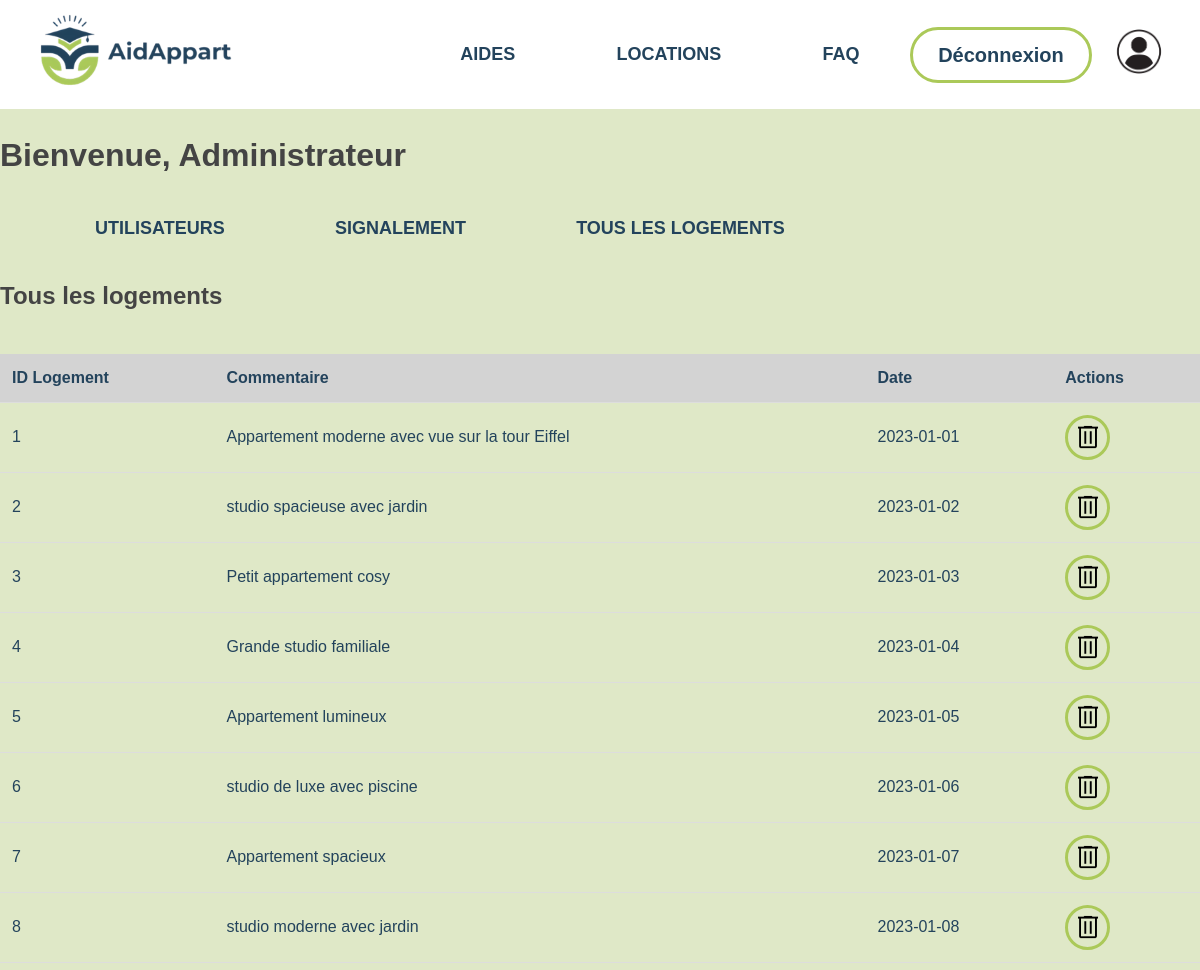
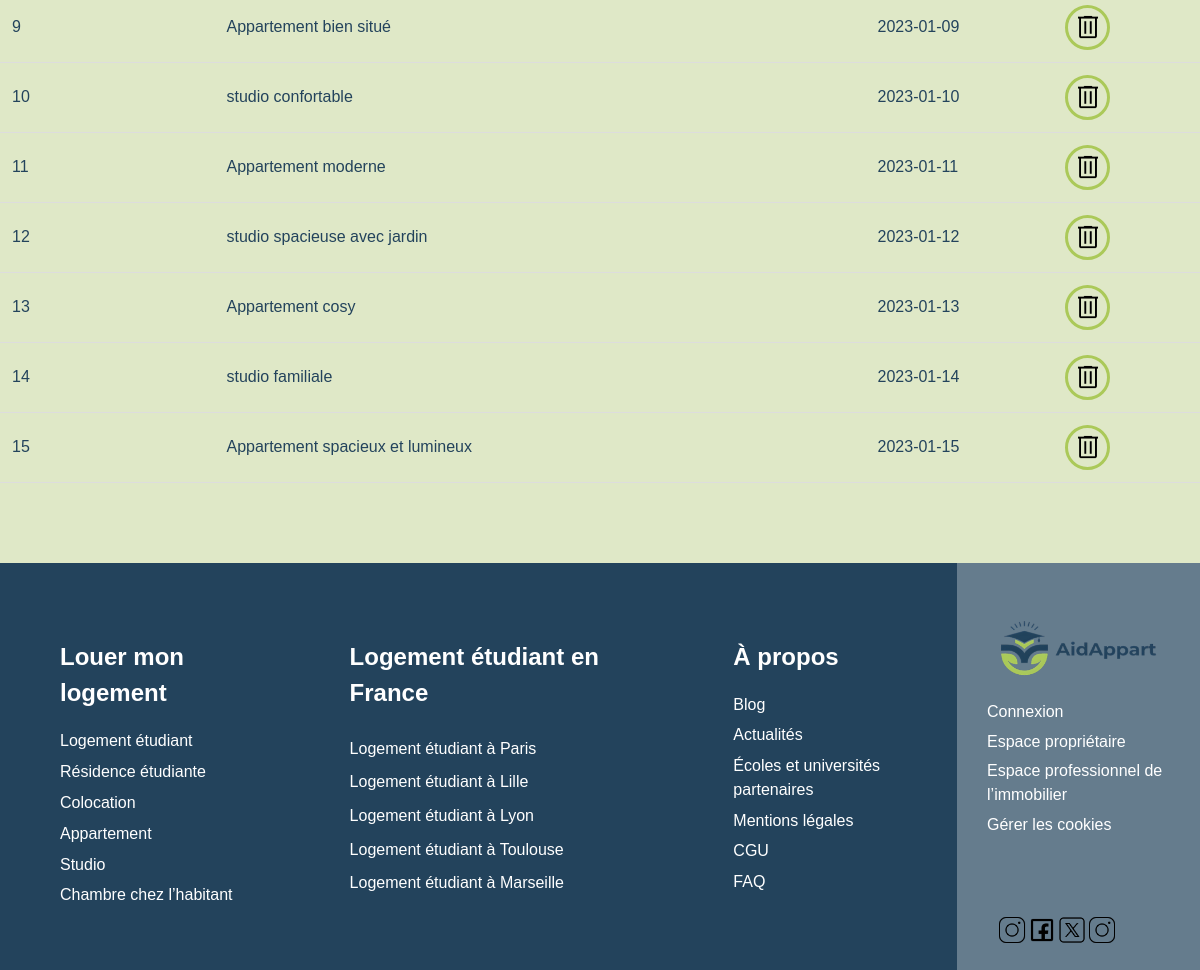
The page /?controller=admin&action=admin&page=AllLogement (signed in) on the database its author committed (2 pictures, top to bottom).
### tables this page shows
CREATE TABLE Logement (
    id INT PRIMARY KEY AUTO_INCREMENT,
    type VARCHAR(255) NOT NULL,
    surface INT NOT NULL,
    proprietaire INT NOT NULL,
    loyer INT NOT NULL,
    charges INT NOT NULL,
    creer_a DATE NOT NULL,
    adresse INT NOT NULL,
    est_meuble BOOLEAN NOT NULL,
    a_WIFI BOOLEAN NOT NULL,
    est_accessible_PMR BOOLEAN NOT NULL,
    nb_pieces INT NOT NULL,
    a_parking BOOLEAN NOT NULL,
    description TEXT NOT NULL,
    FOREIGN KEY (proprietaire) REFERENCES Personne(id) ON DELETE CASCADE
);

### Controllers/Controller_admin.php (called while the page is built, shortened)
<?php
class Controller_admin extends Controller {
    public function action_admin() {
        $users = $this->get_users_with_roles();
        $allLogements = $this->allLogement();
        $reportedLogements = $this->get_reported_logements();
        $data = ["erreur" => false,
                 "users" => $users,
                 "reportedLogements" => $reportedLogements,
                 "allLogements" => $allLogements];
        $this->render("admin", $data);
    }
    public function allLogement() {
        $model = Model::getModel();
        $allLogements = $model->selectAllFromTable("Logement");
        return $allLogements;
    }
    public function get_users_with_roles() {
        $usersWithRoles = [];
        return $usersWithRoles;
    }
    public function get_reported_logements() {
        $model = Model::getModel();
        $reportedLogements = $model->getReportedLogements();
        return $reportedLogements;
    }
}
?>

### Models/Model.php (called while the page is built, shortened)
<?php
require_once 'Utils/config.php';
class Model {
    private $db;
    private static $instance = null;
    private function __construct() {
        global $servername, $username, $password, $dbname;
        $this->db = new PDO("mysql:host=$servername;dbname=$dbname", $username, $password);
        $this->db->setAttribute(PDO::ATTR_ERRMODE, PDO::ERRMODE_EXCEPTION);
        $this->db->query("SET NAMES 'utf8'");
    }
    public static function getModel() {
        if (self::$instance === null) {
            self::$instance = new self();
        }
        return self::$instance;
    }
    public function selectAllFromTable($table) {
        if ($table == 'Personne') {
            $stmt = $this->db->query("SELECT * FROM " . $table . " WHERE etat='actif'");
        } else {
            $stmt = $this->db->query("SELECT * FROM " . $table);
        }
        return $stmt->fetchAll(PDO::FETCH_ASSOC);
    }
}
?>

### Utils/config.php (called while the page is built, shortened)
<?php
$environment = (getenv('SERVER_NAME') == 'localhost') ? 'local' : 'production';
if ( $environment == "local") {
    $servername = 'localhost';
    $username = 'default_user';
    $password = 'AidappartNova';
    $dbname = 'aidappart';
} else {
    $servername = getenv("MYSQL_HOST");
    $username = getenv("MYSQL_USER");
    $password = getenv("MYSQL_PASSWORD");
    $dbname = getenv("MYSQL_DATABASE");
}
?>

### Views/view_admin.php (the view, shortened to what this page needs)
<?php
require_once('Layout/view_header.php');?>
<!DOCTYPE html>
<html lang="en">
<head>
    <link rel="stylesheet" href="Content/css/index.css">
    <link rel="stylesheet" href="Content/css/stylesheet.css">
    <link rel="stylesheet" href="Content/css/admin.css">
</head>
<body>
    <h1>Bienvenue, Administrateur</h1>
    <div class="navbar-menu" id="navbarMenu">
        <ul class="navbar-links">
            <li><a href="?controller=admin&action=admin&page=Utilisateurs">Utilisateurs</a></li>
            <li><a href="?controller=admin&action=admin&page=Signalement">Signalement</a></li>
            <li><a href="?controller=admin&action=admin&page=AllLogement">Tous les logements</a></li>
        </ul>
    </div>
<?php
    if (isset($_GET['page'])) {
        switch ($_GET['page']) {
            case 'AllLogement':
                echo '<h2>Tous les logements</h2>';
                echo '<table>';
                echo '<tr>';
                echo '<th>ID Logement</th>';
                echo '<th>Commentaire</th>';
                echo '<th>Date</th>';
                echo '<th>Actions</th>';
                echo '</tr>';
                foreach ($data['allLogements'] as $logement) {
                    echo "<tr>";
                    echo "<div onclick=\"window.location.href='?controller=annonces&action=annonces&id={$logement['id']}'\" style='cursor:pointer;'>";
                    echo "<td>{$logement['id']}</td>";
                    echo "<td>{$logement['description']}</td>";
                    echo "<td>{$logement['creer_a']}</td>";
                    echo "</div>";
                    echo "<td>
                            <button class='delete button' id='delete_user' onclick='deleteLogement({$logement['id']})'>
                                <img src='Content/Images/Poubelle.png' alt='Supprimer'>
                            </button>
                        </td>";
                    echo "</tr>";
                }
                echo '</table>';
                break;
        }
    } else {
        header('Location: ?controller=admin&action=admin&page=Utilisateurs');
    }
    require 'Layout/footer.php';
    ?>
</body>
</html>
<?php
require_once('Layout/footer.php');
?>

### Content/css/stylesheet.css (style rules this page uses)
body { margin: 0; font-family: Arial, sans-serif; }
.navbar-menu { display: flex; flex-direction: row; align-items: center; justify-content: flex-end; width: 70%; }
.navbar-links { list-style: none; display: flex; justify-content: space-around; align-items: center; width: 100%; }
.navbar-links li a { color: var(--blue); text-decoration: none; font-size: large; font-weight: bolder; text-transform: uppercase; }

### Content/css/index.css (style rules this page uses)
:root { --primary-color: #0066cc; --secondary-color: #005bb5; --blue: #23435C; --green: #A9CA59; --bleu-claire:#DFEFFC; --degrader-vert: linear-gradient(180deg, rgba(171, 201, 89, 0.5) 23.5%, rgba(255, 255, 255, 0.5) 100%); --degrader-gris: linear-gradient(180deg, rgba(255, 255, 255, 0.5) 23.5%, rgba(2, 0, 0, 0) 100%); }
body { font-size: 16px; line-height: 1.5; color: #333; background-color: #f4f4f4; margin: 0; background-repeat: no-repeat; background-size: cover; }
h1, h2, h3, h4, h5, h6 { margin-bottom: 20px; color: #444; }
a { color: var(--primary-color); text-decoration: none; }
.button { cursor: pointer; box-sizing: border-box; padding: 25px; background: var(--green); color: var(--blue); border: 3px solid #ABC959; border-radius: 90px; font-style: normal; font-size: 20px; line-height: 0; font-weight: 700; }

### Content/css/footer.css (style rules this page uses)
body { font-family: Arial, sans-serif; margin: 0; padding: 0; box-sizing: border-box; }

### Content/css/admin.css (style rules this page uses)
body { font-family: Arial, sans-serif; margin: 0; padding: 0; display: flex; flex-direction: column; min-height: 100vh; background-color: #dfe8c7; color: #23435C; }
table { width: 100%; border-collapse: collapse; margin: 20px 0; }
th, td { padding: 12px; text-align: left; border-bottom: 1px solid #ddd; }
th { background-color: lightgrey; }
.delete { width: 45px !important; height: 45px !important; background-color: transparent !important; cursor: pointer; padding: 0px; }
.delete img { width: 30px; height: 30px; object-fit: cover; }

### rows shown on the page
logement: id "1", description "Appartement moderne avec vue sur la tour Eiffel", creer_a "2023-01-01"
logement: id "2", description "studio spacieuse avec jardin", creer_a "2023-01-02"
logement: id "3", description "Petit appartement cosy", creer_a "2023-01-03"
logement: id "4", description "Grande studio familiale", creer_a "2023-01-04"
logement: id "5", description "Appartement lumineux", creer_a "2023-01-05"
logement: id "6", description "studio de luxe avec piscine", creer_a "2023-01-06"
logement: id "7", description "Appartement spacieux", creer_a "2023-01-07"
logement: id "8", description "studio moderne avec jardin", creer_a "2023-01-08"
logement: id "9", description "Appartement bien situé", creer_a "2023-01-09"
logement: id "10", description "studio confortable", creer_a "2023-01-10"
logement: id "11", description "Appartement moderne", creer_a "2023-01-11"
logement: id "12", description "studio spacieuse avec jardin", creer_a "2023-01-12"
logement: id "13", description "Appartement cosy", creer_a "2023-01-13"
logement: id "14", description "studio familiale", creer_a "2023-01-14"
logement: id "15", description "Appartement spacieux et lumineux", creer_a "2023-01-15"
